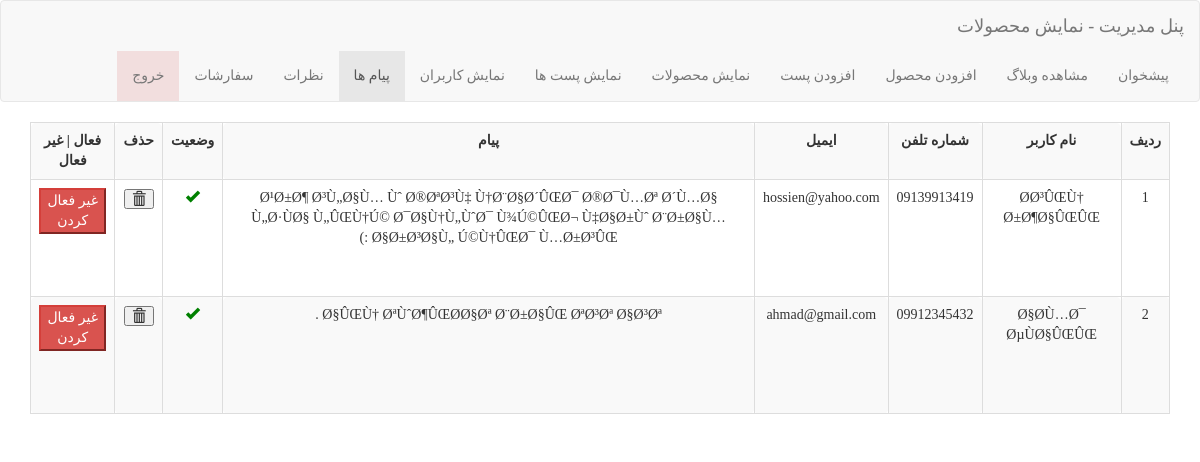
The page /admin/Show-ContactUs.php (signed in) on the database its author committed.
### tables this page shows
CREATE TABLE IF NOT EXISTS `contactus` (
  `id` int(11) NOT NULL AUTO_INCREMENT,
  `fullname` varchar(255) NOT NULL,
  `phone` varchar(15) NOT NULL,
  `email` varchar(255) NOT NULL,
  `description` text NOT NULL,
  `status` int(11) NOT NULL DEFAULT '0',
  PRIMARY KEY (`id`)
);

### admin/Show-ContactUs.php (the view, shortened to what this page needs)
<!DOCTYPE html>
<html dir="rtl" lang="fa">
<head>
    <link rel="stylesheet" href="../bootstrap/css/bootstrap.rtl.css"/>
</head>
<body>
<nav class="navbar navbar-default">
    <div class="container-fluid">
        <div class="navbar-header">
            <a class="navbar-brand" href="Show-Users.php">پنل مدیریت - نمایش محصولات</a>
        </div>
        <ul class="nav navbar-nav">
            <li><a href="index.php">پیشخوان</a></li>
            <li><a href="../Blog.php">مشاهده وبلاگ</a></li>
            <li><a href="Add-Product.php">افزودن محصول</a></li>
            <li><a href="Add-Post.php">افزودن پست</a></li>
            <li><a href="Show-Products.php">نمایش محصولات</a></li>
            <li><a href="Show-Posts.php">نمایش پست ها</a></li>
            <li><a href="Show-Users.php">نمایش کاربران</a></li>
            <li class="active"><a href="Show-ContactUs.php">پیام ها</a></li>
            <li><a href="Show-Messages.php">نظرات</a></li>
            <li><a href="order.php">سفارشات</a></li>
            <li class="bg-danger"><a href="../delete-session.php">خروج</a></li>
        </ul>
    </div>
</nav>
    <div class="container">
            <table class="table table-bordered table-responsive table-striped">
                <tr>
                    <th>ردیف</th>
                    <th>نام کاربر</th>
                    <th>شماره تلفن</th>
                    <th>ایمیل</th>
                    <th>پیام</th>
                    <th>وضعیت</th>
                    <th>حذف</th>
                    <th>فعال | غیر فعال</th>
                </tr>
                <?php
                $conn = mysqli_connect("localhost","root","","shop");
                $sql = "SELECT * FROM contactus";
                $query = mysqli_query($conn,$sql);
                $num = 1;
                while ($row = mysqli_fetch_assoc($query)):
                    ?>
                    <tr>
                        <td><?php echo $num++;?></td>
                        <td><?php echo $row['fullname'];?></td>
                        <td><?php echo $row['phone'];?></td>
                        <td><?php echo $row['email'];?></td>
                        <td><div style="overflow: scroll;height: 100px;"><?php echo $row['description'];?></div></td>
                        <?php if($row['status'] == 1):?>
                            <td><span style="color: green;" class="glyphicon glyphicon-ok"></span></td>
                        <?php endif;?>
                        <td><button class="glyphicon glyphicon-trash"  onclick="func()" type="button" value="delete">  </button></td>
                        <?php
                        if($row['status'] == 1):?>
                            <td>
                                <a href="Status-Users.php?did=<?php echo $row['id'];?>"><button class="btn-danger">غیر فعال کردن </button></a>
                            </td>
                        <?php endif;?>
                    </tr>
                    <?php
                endwhile;
                ?>
            </table>
        </div>
</body>
</html>

### admin/Show-ContactUs.php (style rules this page uses)
* { font-family: yekan; }
th,tr,td { border: 1px solid black; border-collapse: collapse; text-align: center; padding: 10px 10px; border-radius: 5px; }
th,td { text-align: center; }

### rows shown on the page
contactus: fullname "Ø­Ø³ÛŒÙ† Ø±Ø¶Ø§ÛŒÛŒ", phone "09139913419", email "hossien@yahoo.com", description "Ø¹Ø±Ø¶ Ø³Ù„Ø§Ù… Ùˆ Ø®ØªØ³Ù‡ Ù†Ø¨Ø§Ø´ÛŒØ¯ Ø®Ø¯Ù…Øª Ø´Ù…Ø§ Ù„Ø·ÙØ§ Ù„ÛŒÙ†Ú© Ø¯Ø§Ù†Ù„ÙˆØ¯ Ù¾Ú©ÛŒØ¬ Ù‡Ø§Ø±Ùˆ Ø¨Ø±Ø§Ù… Ø§Ø±Ø³Ø§Ù„ Ú©Ù†ÛŒØ¯ Ù…Ø±Ø³ÛŒ :)", status 1 (drawn)
contactus: fullname "Ø§Ø­Ù…Ø¯ ØµÙØ§ÛŒÛŒ", phone "09912345432", email "ahmad@gmail.com", description "Ø§ÛŒÙ† ØªÙˆØ¶ÛŒØ­Ø§Øª Ø¨Ø±Ø§ÛŒ ØªØ³Øª Ø§Ø³Øª .", status 1 (drawn)
